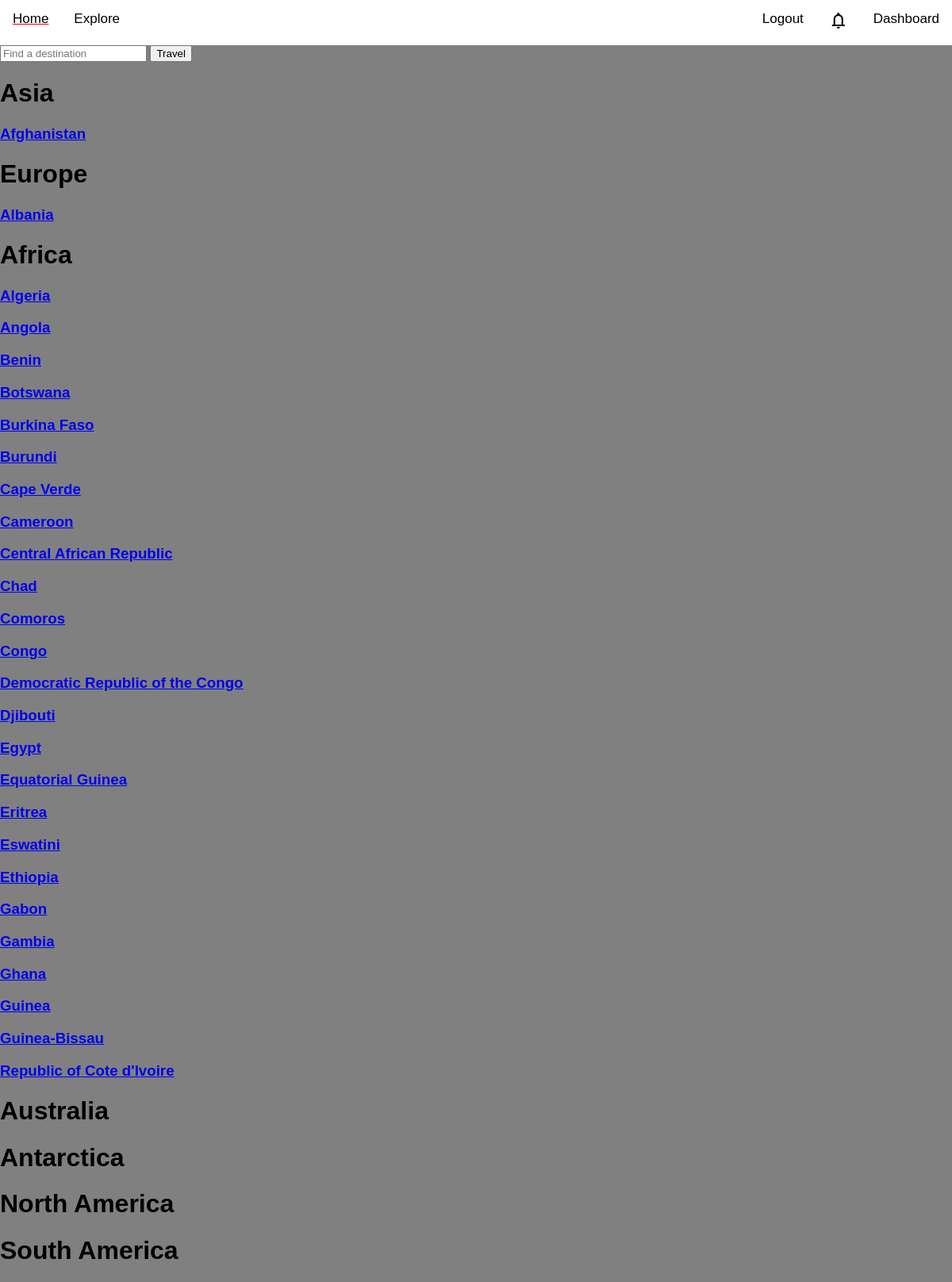
Screenshot of /countries/ (signed in) with the database file from the repository.
### countries/models.py (models this page shows, shortened)
class Continent(models.Model):
    name = models.CharField(max_length=255)
    def __str__(self):
        return self.name

class Country(models.Model):
    name = models.CharField(max_length=255)
    continent = models.ForeignKey(Continent, related_name='country', on_delete=models.CASCADE)
    slug = models.SlugField(default = "")
    class Meta:
        verbose_name_plural = 'Countries'
    def __str__(self):
        return self.name

### countries/views.py (the view)
# urls.py: path('', views.country_list, name='country_list'),
def country_list(request):
    continents = list(Continent.objects.all())
    countries = list(Country.objects.all())
    query = request.GET.get('query','')
    if query:
        countries = Country.objects.filter(Q(name__icontains = query) | Q(continent__name__icontains = query))
        continents = []
        for country in countries:
            continents.append(country.continent)
    return render(request, 'countries/countries_homepage.html',{
        'continents': continents,
        'countries': countries,
        'query': query,
    })

### notifications/context_processors.py (called while the page is built)
def notification_processor(request):
    num_notifications = ''
    if request.user.is_authenticated:
        count = Notification.objects.filter(user = request.user).count()
        if count > 0:
            num_notifications = count
    return {'num_notifications':num_notifications}

### countries/templates/countries/countries_homepage.html (shortened to what this page needs)
<!DOCTYPE html>
<html>
<head lang="en">
</head>
<body>
    {% extends 'core/base.html' %}
    {% block content %}
    <form action="{% url 'countries:country_list' %}" method="get">
        <input type="text" id="search" name="query" value="{{query}}" placeholder="Find a destination">
        <button id="travel" value="submit">Travel</button>
    </form>
    {% for continent in continents %}
        <h1>{{continent}}</h1>
        {% for country in countries %}
            {% if country.continent == continent %}
                <a href="{% url 'countries:country_redirect' country.id %}">
                    <div class="country">
                        <h3>{{country}}</h3>
                    </div>
                </a>
            {% endif %}
        {% endfor %}
    {% empty %}
        <h3>No countries match your search</h3>
    {% endfor %}
    {% endblock content %}

### static/css/stylesheet.css (style rules this page uses)
body { margin: 0; font-family: Arial, Helvetica, sans-serif; background-color: grey; }

### rows the page displays
Continent: name "Asia"
Country: name "Afghanistan"
Continent: name "Europe"
Country: name "Albania"
Continent: name "Africa"
Country: name "Algeria"
Country: name "Angola"
Country: name "Benin"
Country: name "Botswana"
Country: name "Burkina Faso"
Country: name "Burundi"
Country: name "Cape Verde"
Country: name "Cameroon"
Country: name "Central African Republic"
Country: name "Chad"
Country: name "Comoros"
Country: name "Congo"
Country: name "Democratic Republic of the Congo"
Country: name "Djibouti"
Country: name "Egypt"
Country: name "Equatorial Guinea"
Country: name "Eritrea"
Country: name "Eswatini"
Country: name "Ethiopia"
Country: name "Gabon"
Country: name "Gambia"
Country: name "Ghana"
Country: name "Guinea"
Country: name "Guinea-Bissau"
Country: name "Republic of Cote d'Ivoire"
Continent: name "Australia"
Continent: name "Antarctica"
Continent: name "North America"
Continent: name "South America"
